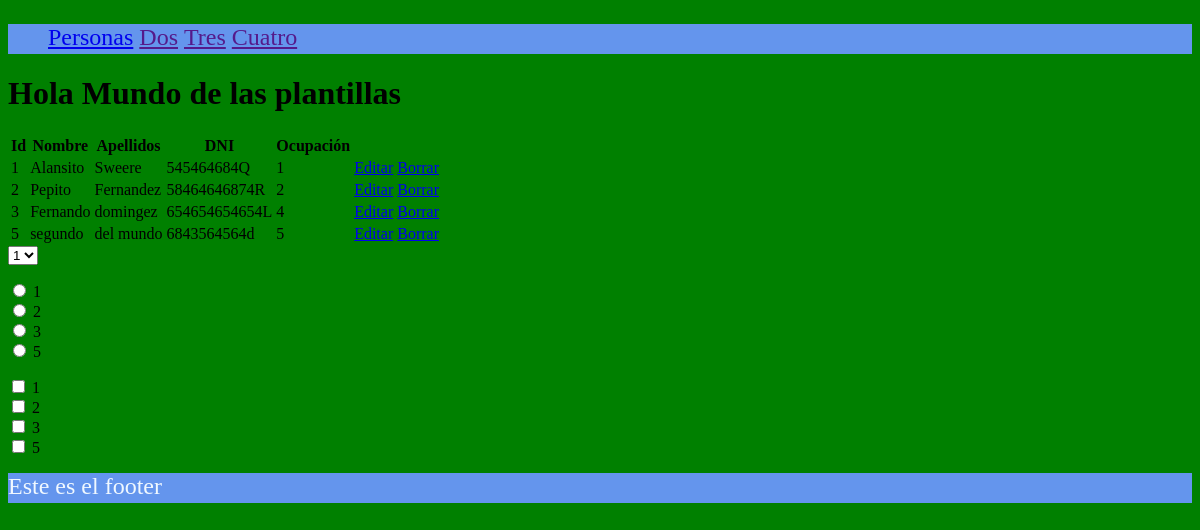
The page / on the database its author committed.
### tables this page shows
CREATE TABLE persona(
            id integer primary key autoincrement,
            nombre text,
            apellidos text,
            dni text, id_ocupation INTEGER);

### app.py (the view)
@route('/')
@jinja2_view('home.html')
def hola():
    cnx = sqlite3.connect(BASE_DATOS)
    consulta = "select id,nombre,apellidos,dni, id_ocupation from persona"
    cursor = cnx.execute(consulta)
    filas = cursor.fetchall()#obtener todas fila para procesarla, trae todas las filas
    cnx.close()#cerrar siempre la consulta
    return {"datos": filas}

### templates/base.html (shortened to what this page needs)
<!DOCTYPE html>
<html lang="en">
<head>
    <link rel="stylesheet" href="/static/estilos.css">
</head>
<body>
    {%include 'inc_header.html'%}
    {%block content%}{%endblock%}
    {%include 'inc_footer.html'%}
</body>
</html>

### templates/home.html (shortened to what this page needs)
{%extends 'base.html'%}
{%block content%}
    <h1>Hola Mundo de las plantillas</h1>
    <table>
        <tr>
            <th>Id</th>           <th>Nombre</th>        <th>Apellidos</th>         <th>DNI</th> <th>Ocupación</th>
        </tr>
        {% for fila in datos%}
        <tr>
            <td>{{fila[0]}}</td>   <td>{{fila[1]}}</td>    <td>{{fila[2]}}</td>  <td>{{fila[3]}}</td>  <td>{{fila[4]}}</td>
            <td><a href="/editar/{{fila[0]}}">Editar</a></td>
            <td><a href="/delete/{{fila[0]}}">Borrar</a></td>
        </tr>
        {%endfor%}
    </table>
    <select name="" id="">
        {% for fila in datos%}
            <option value="{{fila[1]}}" {%if fila[1] == 3%} selected='true'{%endif%}>{{fila[0]}}</option>
        {%endfor%}
    </select>
    <p>
    {% for fila in datos%}
    <input type="radio" id="dato{{fila[1]}}" name="num" value="{{fila[0]}}">
    <label for="dato{{fila[1]}}">{{fila[0]}}</label><br>
    {%endfor%}
    </p>
    <p>
        {% for fila in datos%}
        <input type="checkbox" name="persona{{fila[1]}}" value="{{fila[1]}}">
        <label for="persona{{fila[1]}}">{{fila[0]}}</label><br>
        {%endfor%}
    </p>
{%endblock%}

### templates/inc_header.html
<header>
    <nav>
        <ul>
            <li><a href="/editar">Personas</a></li>
            <li><a href="">Dos</a></li>
            <li><a href="">Tres</a></li>
            <li><a href="">Cuatro</a></li>
        </ul>
    </nav>
</header>

### templates/inc_footer.html
<footer>Este es el footer</footer>

### rows shown on the page
persona: id "1", nombre "Alansito", apellidos "Sweere", dni "545464684Q", id_ocupation "1"
persona: id "2", nombre "Pepito", apellidos "Fernandez", dni "58464646874R", id_ocupation "2"
persona: id "3", nombre "Fernando", apellidos "domingez", dni "654654654654L", id_ocupation "4"
persona: id "5", nombre "segundo", apellidos "del mundo", dni "6843564564d", id_ocupation "5"

### other values the page prints
form field value "1"
